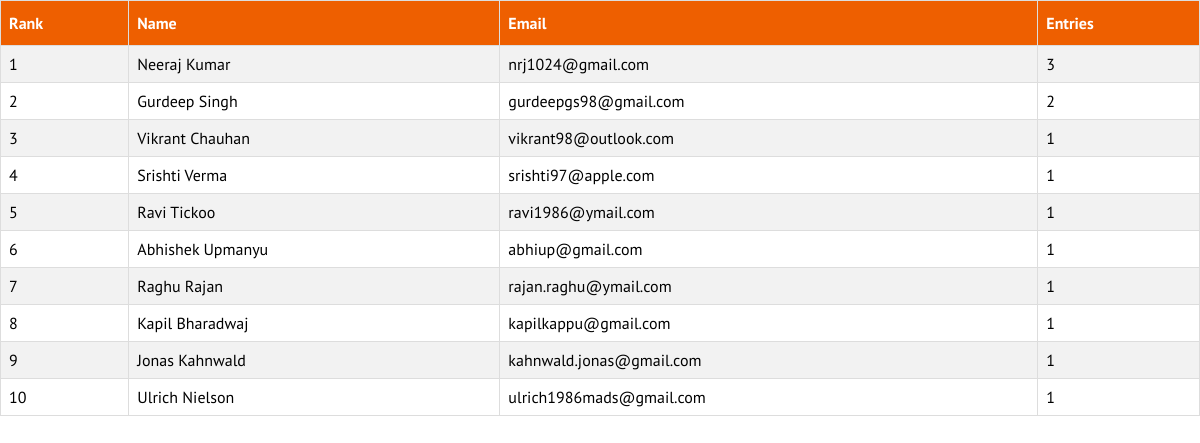
The app's page /leaderboard with its own data.
### contestpage/models.py (models this page shows, shortened)
class Contestant(models.Model):
    first_name = models.CharField(max_length=48)
    last_name = models.CharField(max_length=48)
    email = models.EmailField(unique=True)
    phone = models.CharField(max_length=10, unique=True) #Applied [0-9]{10} in HTML input RegEx pattern so Char type would be fine here.
    entries = models.IntegerField()
    invby = models.IntegerField(default=0)

### contestpage/views.py (the view)
# urls.py: path('leaderboard', views.leaderboard, name='leaderboard')
def leaderboard(request):
    contestants=[]
    for i in Contestant.objects.all():
        contestants.append(i)
    contestants.sort(key=lambda x:x.entries,reverse=True)
    rank=0
    fmt_contestants=[]
    for contestant in contestants:
        hashmap={}
        hashmap['rank']=rank=rank+1
        hashmap['name']=contestant.first_name+' '+contestant.last_name
        hashmap['email']=contestant.email
        hashmap['entries']=contestant.entries
        fmt_contestants.append(hashmap)
    return render(request,'Leaderboard.html',{'contestants':fmt_contestants})

### contestpage/templates/Leaderboard.html (shortened to what this page needs)
    <html>
        <head>
        </head>
        <body style="padding: 0; margin: 0; font-family: 'PT Sans', sans-serif;">
            <table>
                <tr>
                  <th>Rank</th>
                  <th>Name</th>
                  <th>Email</th>
                  <th>Entries</th>
                </tr>
                {% for contestant in contestants %}
                    <tr>
                        <td>{{contestant.rank}}</td>
                        <td>{{contestant.name}}</td>
                        <td>{{contestant.email}}</td>
                        <td>{{contestant.entries}}</td>
                    </tr>
                {% endfor %}
            </table>
        </body>
    </html>

### contestpage/templates/Leaderboard.html (style rules this page uses)
table { border-collapse: collapse; width: 100%; }
table td, table th { border: 1px solid #ddd; padding: 8px; }
table tr:nth-child(even) { background-color: #f2f2f2; }
table th { padding-top: 12px; padding-bottom: 12px; text-align: left; background-color: rgb(238, 95, 0); color: white; }

### records on screen
Contestant: email "nrj1024@gmail.com"
Contestant: email "gurdeepgs98@gmail.com"
Contestant: email "vikrant98@outlook.com"
Contestant: email "srishti97@apple.com"
Contestant: email "ravi1986@ymail.com"
Contestant: email "abhiup@gmail.com"
Contestant: email "rajan.raghu@ymail.com"
Contestant: email "kapilkappu@gmail.com"
Contestant: email "kahnwald.jonas@gmail.com"
Contestant: email "ulrich1986mads@gmail.com"

### other values on screen
{{ contestant.rank }} "1" "2" "3" "4" "5" "6" "7" "8" "9" "10"
{{ contestant.name }} "Neeraj Kumar" "Gurdeep Singh" "Vikrant Chauhan" "Srishti Verma" "Ravi Tickoo" "Abhishek Upmanyu" "Raghu Rajan" "Kapil Bharadwaj" "Jonas Kahnwald" "Ulrich Nielson"
{{ contestant.entries }} "3" "2" "1" "1" "1" "1" "1" "1" "1" "1"
